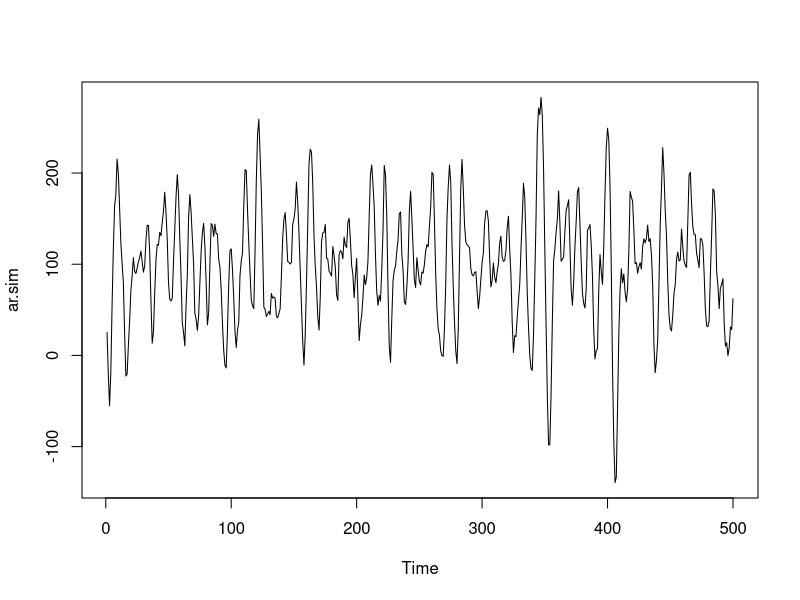
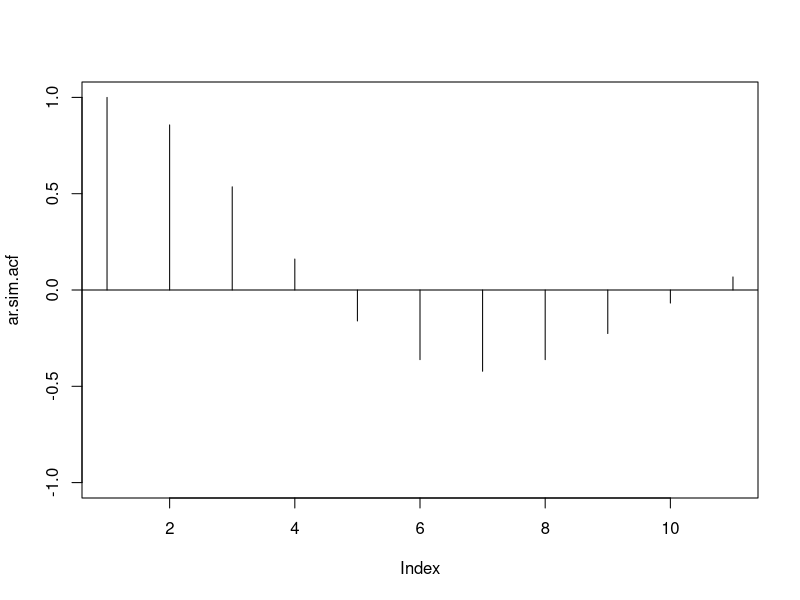
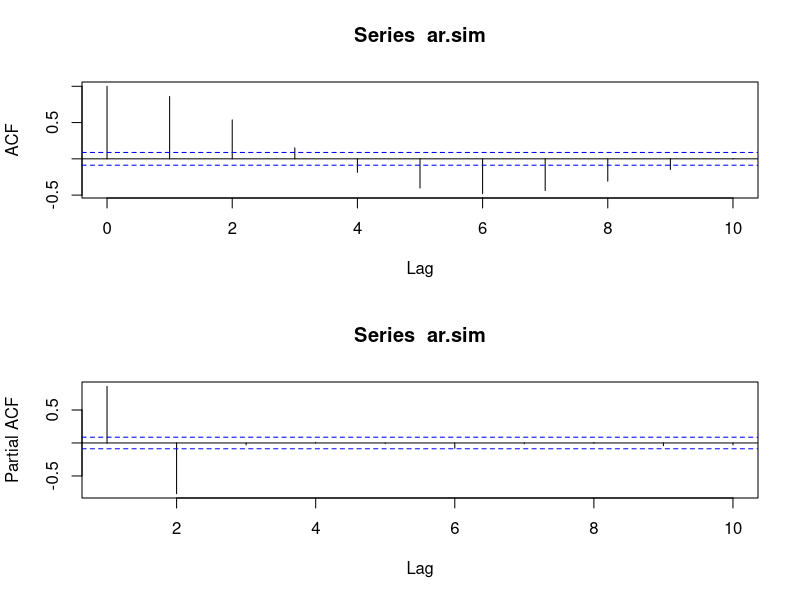
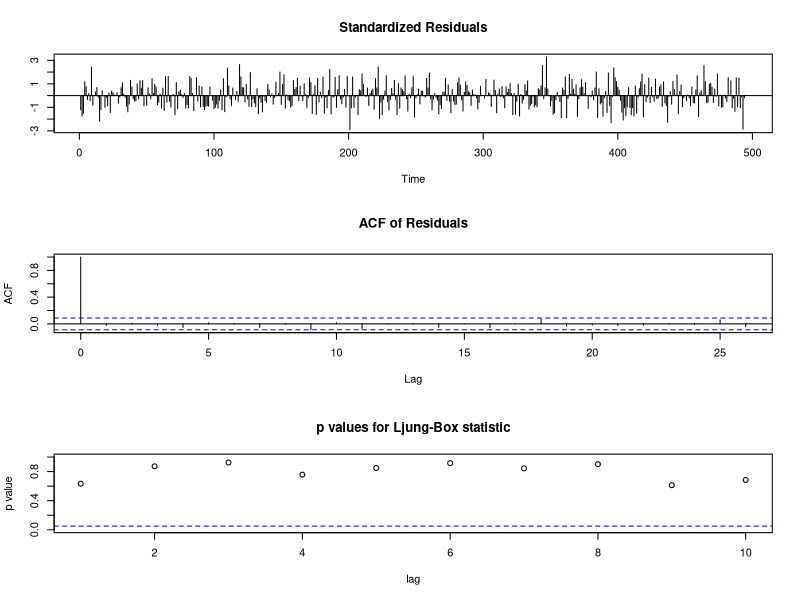
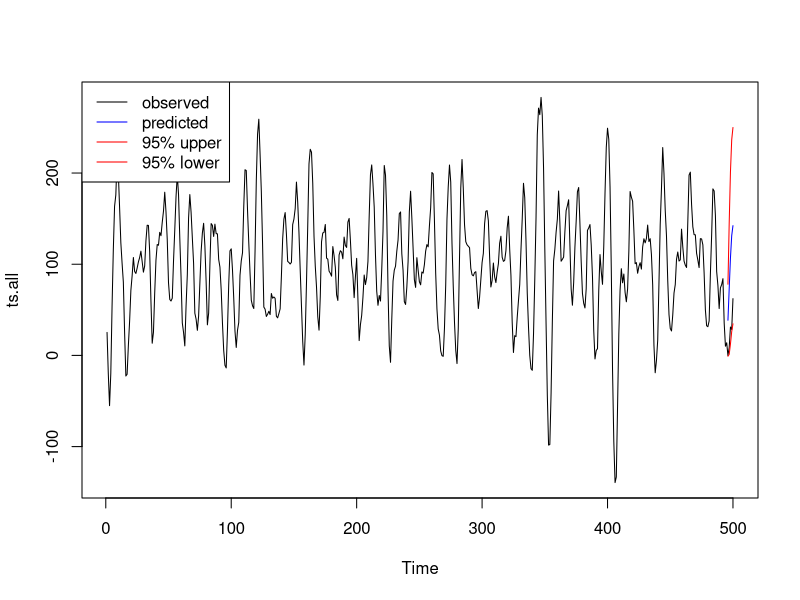

Write the R code that produced these figures, in order.
# Remove all objects stored in the workspace
rm(list=ls())

# Generate nobs values from a ar(2)
set.seed(0)
nobs=500
mod.list=list(ar=c(1.5,-.75))
sd.eps=sqrt(400)
mu=100
ar.sim=arima.sim(model=mod.list, n=nobs, sd=sd.eps) + mu

##### Answers
### (a)
plot(ar.sim)

### (b)
ar.sim.acf=ARMAacf(ar=c(1.5,-.75), lag.max=10)
print(ar.sim.acf)
plot(ar.sim.acf, type='h', ylim=c(-1,1))
abline(h=0)

### (c)
opar=par(mfrow=c(2,1))
acf(ar.sim, lag.max=10)
pacf(ar.sim, lag.max=10)
par(opar)

### (d)
x=window(ar.sim, start=1, end=nobs-5) # select the first nobs-5 observations
xf=window(ar.sim, start=nobs-4, end=nobs)  # select the last 5 observations
fit0=arima(x, order=c(2,0,0), method="ML")
print(fit0)

### (e)
tsdiag(fit0)

### (f)
fit0.pred=predict(object=fit0, n.ahead = 5)
require(forecast)
acc.fc.fit0=accuracy(fit0.pred$pred, x=xf)
pred.int.wd=1.96*fit0.pred$se
ts.all=ts.union(ar.sim,
                fit0.pred$pred,
                fit0.pred$pred+pred.int.wd,
                fit0.pred$pred-pred.int.wd)
plot(ts.all,
     plot.type='single',
     col=c('black', 'blue', 'red', 'red'))
legend('topleft', lty=c(1,1,1), 
       col=c('black', 'blue', 'red', 'red'),
       legend=c('observed','predicted','95% upper','95% lower'))